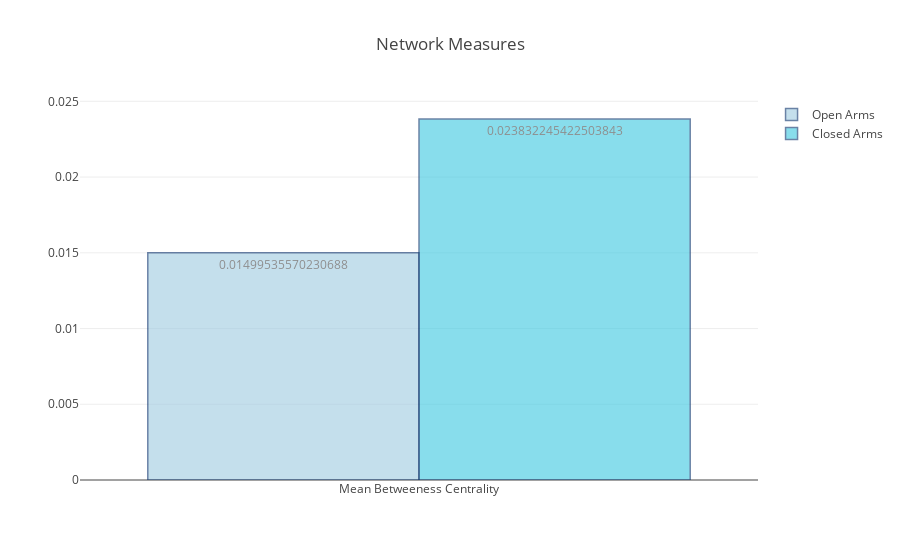

Notebook source saved alongside this figure:
### Code cell
import plotly
import plotly.graph_objs as go

x = ["Mean Betweeness Centrality"]
y = [open_bet_cent]
y2 = [closed_bet_cent]

trace1 = go.Bar(
    x=x,
    y=y,
    text=y,
    textposition = 'auto',
    name="Open Arms",
    marker=dict(
        color='rgb(158, 202, 225)',
        line=dict(
            color='rgb(8, 48, 107)',
            width=1.5),
        ),
    opacity=0.6
)

trace2 = go.Bar(
    x=x,
    y=y2,
    text=y2,
    textposition = 'auto',
    name="Closed Arms",
    marker=dict(
        color='rgb(58,200,225)',
        line=dict(
            color='rgb(8,48,107)',
            width=1.5),
        ),
    opacity=0.6
)

data = [trace1, trace2]
layout = go.Layout(
    title="Network Measures",
)
fig = go.Figure(data=data, layout=layout)
plotly.offline.iplot(fig)

### Figure 1 — Plotly figure (JSON) as saved in the notebook; plotly's stock layout.template omitted (floating-point values rounded to 4 significant figures)
{"data": [{"marker": {"color": "rgb(158, 202, 225)", "line": {"color": "rgb(8, 48, 107)", "width": 1.5}}, "name": "Open Arms", "opacity": 0.6, "text": [0.015], "textposition": "auto", "type": "bar", "uid": "c667e2", "x": ["Mean Betweeness Centrality"], "y": [0.015]}, {"marker": {"color": "rgb(58,200,225)", "line": {"color": "rgb(8,48,107)", "width": 1.5}}, "name": "Closed Arms", "opacity": 0.6, "text": [0.02383], "textposition": "auto", "type": "bar", "uid": "125688", "x": ["Mean Betweeness Centrality"], "y": [0.02383]}], "layout": {"autosize": true, "title": "Network Measures", "xaxis": {"autorange": true, "range": [-0.5, 0.5], "type": "category"}, "yaxis": {"autorange": true, "range": [0, 0.02509], "type": "linear"}}}
